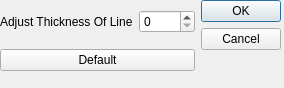
<?xml version="1.0" encoding="UTF-8"?>
<ui version="4.0">
 <class>ChangeThickness</class>
 <widget class="QDialog" name="ChangeThickness">
  <property name="geometry">
   <rect>
    <x>0</x>
    <y>0</y>
    <width>284</width>
    <height>88</height>
   </rect>
  </property>
  <property name="windowTitle">
   <string>Dialog</string>
  </property>
  <property name="windowIcon">
   <iconset resource="icons.qrc">
    <normaloff>:/icons/img/thickness.png</normaloff>:/icons/img/thickness.png</iconset>
  </property>
  <widget class="QWidget" name="layoutWidget">
   <property name="geometry">
    <rect>
     <x>0</x>
     <y>0</y>
     <width>281</width>
     <height>81</height>
    </rect>
   </property>
   <layout class="QHBoxLayout" name="horizontalLayout_2">
    <item>
     <layout class="QVBoxLayout" name="verticalLayout">
      <item>
       <layout class="QHBoxLayout" name="horizontalLayout">
        <item>
         <widget class="QLabel" name="label_thickness">
          <property name="text">
           <string>Adjust Thickness Of Line</string>
          </property>
         </widget>
        </item>
        <item>
         <widget class="QSpinBox" name="spinBox_thickness"/>
        </item>
       </layout>
      </item>
      <item>
       <widget class="QPushButton" name="pushButton_default">
        <property name="text">
         <string>Default</string>
        </property>
       </widget>
      </item>
     </layout>
    </item>
    <item>
     <widget class="QDialogButtonBox" name="buttonBox">
      <property name="orientation">
       <enum>Qt::Vertical</enum>
      </property>
      <property name="standardButtons">
       <set>QDialogButtonBox::Cancel|QDialogButtonBox::Ok</set>
      </property>
     </widget>
    </item>
   </layout>
  </widget>
 </widget>
 <resources>
  <include location="icons.qrc"/>
 </resources>
 <connections>
  <connection>
   <sender>buttonBox</sender>
   <signal>accepted()</signal>
   <receiver>ChangeThickness</receiver>
   <slot>accept()</slot>
   <hints>
    <hint type="sourcelabel">
     <x>248</x>
     <y>254</y>
    </hint>
    <hint type="destinationlabel">
     <x>157</x>
     <y>274</y>
    </hint>
   </hints>
  </connection>
  <connection>
   <sender>buttonBox</sender>
   <signal>rejected()</signal>
   <receiver>ChangeThickness</receiver>
   <slot>reject()</slot>
   <hints>
    <hint type="sourcelabel">
     <x>316</x>
     <y>260</y>
    </hint>
    <hint type="destinationlabel">
     <x>286</x>
     <y>274</y>
    </hint>
   </hints>
  </connection>
 </connections>
</ui>
